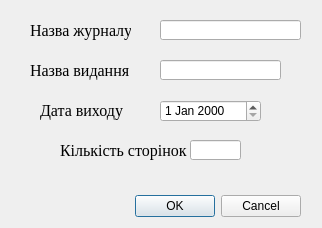
<?xml version="1.0" encoding="UTF-8"?>
<ui version="4.0">
 <class>AddMagazine</class>
 <widget class="QDialog" name="AddMagazine">
  <property name="geometry">
   <rect>
    <x>0</x>
    <y>0</y>
    <width>322</width>
    <height>228</height>
   </rect>
  </property>
  <property name="windowTitle">
   <string>Dialog</string>
  </property>
  <widget class="QDialogButtonBox" name="buttonBox">
   <property name="geometry">
    <rect>
     <x>80</x>
     <y>190</y>
     <width>221</width>
     <height>32</height>
    </rect>
   </property>
   <property name="orientation">
    <enum>Qt::Horizontal</enum>
   </property>
   <property name="standardButtons">
    <set>QDialogButtonBox::Cancel|QDialogButtonBox::Ok</set>
   </property>
  </widget>
  <widget class="QLabel" name="label">
   <property name="geometry">
    <rect>
     <x>30</x>
     <y>20</y>
     <width>101</width>
     <height>20</height>
    </rect>
   </property>
   <property name="font">
    <font>
     <family>Times New Roman</family>
     <pointsize>12</pointsize>
     <weight>50</weight>
     <bold>false</bold>
    </font>
   </property>
   <property name="text">
    <string>Назва журналу</string>
   </property>
  </widget>
  <widget class="QLabel" name="label_2">
   <property name="geometry">
    <rect>
     <x>60</x>
     <y>140</y>
     <width>131</width>
     <height>20</height>
    </rect>
   </property>
   <property name="font">
    <font>
     <family>Times New Roman</family>
     <pointsize>12</pointsize>
     <weight>50</weight>
     <bold>false</bold>
    </font>
   </property>
   <property name="text">
    <string>Кількість сторінок</string>
   </property>
  </widget>
  <widget class="QLabel" name="label_3">
   <property name="geometry">
    <rect>
     <x>30</x>
     <y>60</y>
     <width>101</width>
     <height>20</height>
    </rect>
   </property>
   <property name="font">
    <font>
     <family>Times New Roman</family>
     <pointsize>12</pointsize>
     <weight>50</weight>
     <bold>false</bold>
    </font>
   </property>
   <property name="text">
    <string>Назва видання</string>
   </property>
  </widget>
  <widget class="QLabel" name="label_4">
   <property name="geometry">
    <rect>
     <x>40</x>
     <y>100</y>
     <width>91</width>
     <height>20</height>
    </rect>
   </property>
   <property name="font">
    <font>
     <family>Times New Roman</family>
     <pointsize>12</pointsize>
     <weight>50</weight>
     <bold>false</bold>
    </font>
   </property>
   <property name="text">
    <string>Дата виходу</string>
   </property>
  </widget>
  <widget class="QLineEdit" name="NameMagazine">
   <property name="geometry">
    <rect>
     <x>160</x>
     <y>20</y>
     <width>141</width>
     <height>20</height>
    </rect>
   </property>
  </widget>
  <widget class="QLineEdit" name="NameEdition">
   <property name="geometry">
    <rect>
     <x>160</x>
     <y>60</y>
     <width>121</width>
     <height>20</height>
    </rect>
   </property>
  </widget>
  <widget class="QDateEdit" name="ReleaseDate">
   <property name="geometry">
    <rect>
     <x>160</x>
     <y>100</y>
     <width>101</width>
     <height>22</height>
    </rect>
   </property>
  </widget>
  <widget class="QLineEdit" name="NumberOfPages">
   <property name="geometry">
    <rect>
     <x>190</x>
     <y>140</y>
     <width>51</width>
     <height>20</height>
    </rect>
   </property>
  </widget>
 </widget>
 <resources/>
 <connections>
  <connection>
   <sender>buttonBox</sender>
   <signal>accepted()</signal>
   <receiver>AddMagazine</receiver>
   <slot>accept()</slot>
   <hints>
    <hint type="sourcelabel">
     <x>248</x>
     <y>254</y>
    </hint>
    <hint type="destinationlabel">
     <x>157</x>
     <y>274</y>
    </hint>
   </hints>
  </connection>
  <connection>
   <sender>buttonBox</sender>
   <signal>rejected()</signal>
   <receiver>AddMagazine</receiver>
   <slot>reject()</slot>
   <hints>
    <hint type="sourcelabel">
     <x>316</x>
     <y>260</y>
    </hint>
    <hint type="destinationlabel">
     <x>286</x>
     <y>274</y>
    </hint>
   </hints>
  </connection>
 </connections>
</ui>
